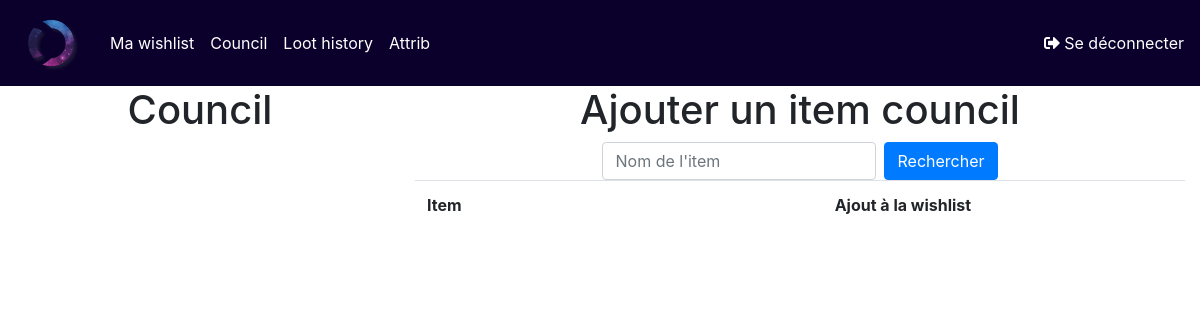
The app's page /council/ (signed in), older data.
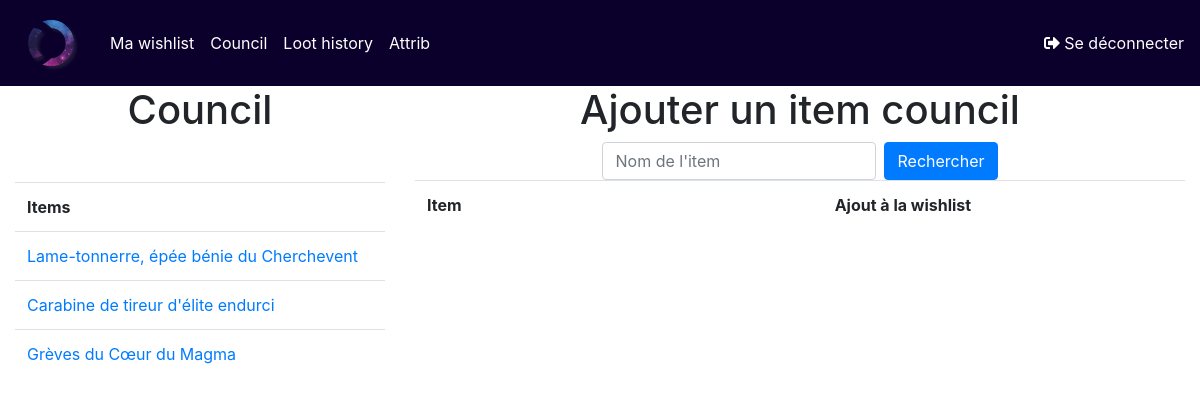
The same page, newer data.
### accounts/models.py (models this page shows, shortened)
class Item(models.Model):
    name = models.CharField(max_length=200, null=True)
    media = models.CharField(max_length=200, null=True)

### accounts/views/council.py (the view, shortened to what this page needs)
# urls.py: path('council/', views.council, name="council"),
@login_required(login_url='login')
def council(request):
    items = Council.objects.filter(is_council=True).values('item__name', 'item__media')
    TEMPLATE_NAME = 'accounts/council.html'
    context = {'items': items}
    return render(request, TEMPLATE_NAME, context)

### accounts/templates/accounts/council.html (shortened to what this page needs)
{% extends 'accounts/base.html' %}
{% block content %}
<div class="container-fluid">
    <div class="row {% if not request.user.is_staff %} justify-content-center {%endif%}">
        <div class="{% if request.user.is_staff %} col-4 {%else%} col-8 text-center {%endif%}">
            <h1 class="text-center mb-5">Council</h1>
            {% if items|length > 0 %}
                <table class="table">
                    <tr>
                        <th>Items</th>
                    </tr>
                    {% for item in items %}
                        <tr>
                            <td><a href="https://fr.classic.wowhead.com/item={{item.item__media}}">{{item.item__name}}</a></td>
                        </tr>
                    {% endfor %}
                </table>
            {%endif%}
        </div>
        {% if request.user.is_staff %}
        <div class="col-8">
            <h1 class="text-center"> Ajouter un item council</h1>
            <form action="" method="post" class="form-inline d-flex justify-content-center align-items-center">
                <div class="form-group mr-2">
                    <input type="text" class="form-control" placeholder="Nom de l'item" name="item_name">
                </div>
                <input type="submit" class="btn btn-primary" value="Rechercher" name="looking_for_item">
            </form>
            <table class="table">
                <tr>
                    <th>Item</th>
                    <th class='text-center'>Ajout à la wishlist</th>
                </tr>
            </table>
        </div>
        {%endif%}
    </div>
</div>
{% endblock %}

Row changes from the older to the newer data that the page shows:
added Item: item__name "Lame-tonnerre, épée bénie du Cherchevent"
added Item: item__name "Carabine de tireur d'élite endurci"
added Item: item__name "Grèves du Cœur du Magma"
Text that changed along with them:
text now shown: "Items"
